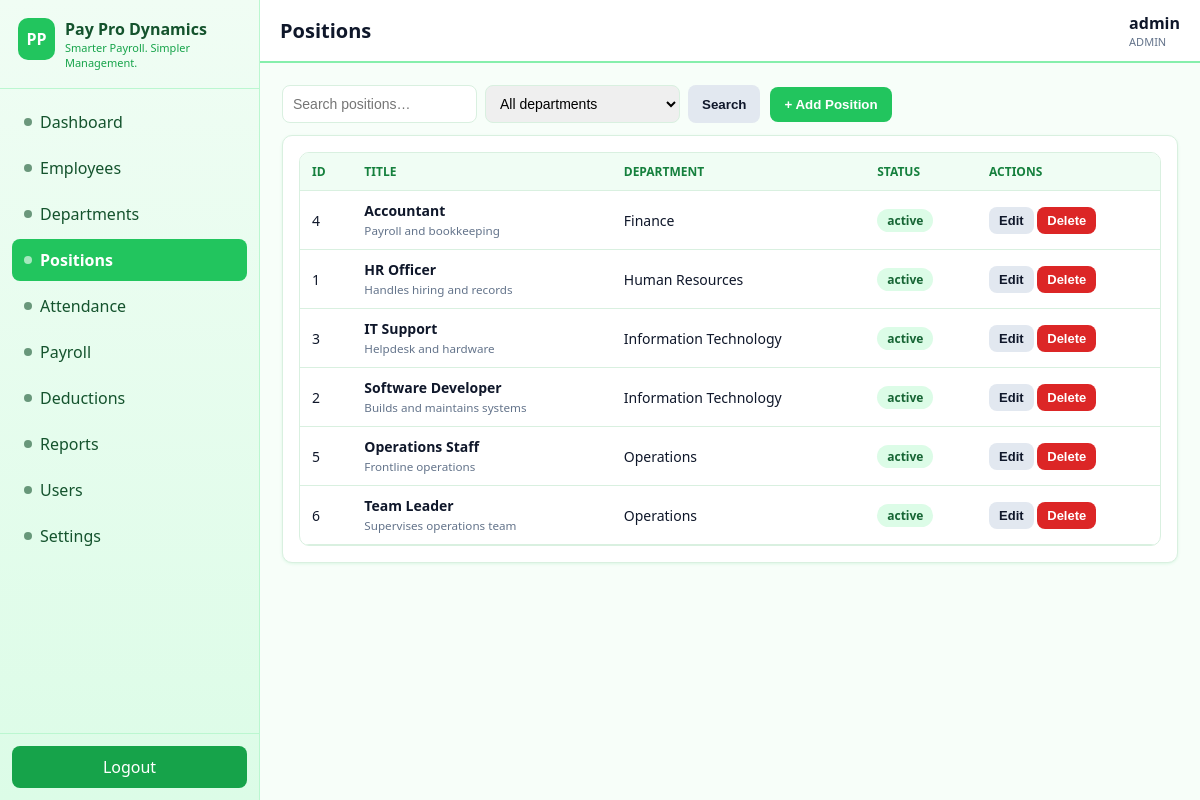
The page /positions/index.php (signed in) on the database its author committed.
### tables this page shows
CREATE TABLE positions (
  id INT AUTO_INCREMENT PRIMARY KEY,
  department_id INT NOT NULL,
  title VARCHAR(100) NOT NULL,
  description TEXT NULL,
  status ENUM('active','inactive') NOT NULL DEFAULT 'active',
  created_at TIMESTAMP DEFAULT CURRENT_TIMESTAMP,
  updated_at TIMESTAMP DEFAULT CURRENT_TIMESTAMP ON UPDATE CURRENT_TIMESTAMP,
  UNIQUE KEY uq_pos_dept_title (department_id, title),
  CONSTRAINT fk_pos_dept FOREIGN KEY (department_id)
    REFERENCES departments(id) ON UPDATE CASCADE ON DELETE RESTRICT
);

CREATE TABLE departments (
  id INT AUTO_INCREMENT PRIMARY KEY,
  name VARCHAR(100) NOT NULL UNIQUE,
  description TEXT NULL,
  status ENUM('active','inactive') NOT NULL DEFAULT 'active',
  created_at TIMESTAMP DEFAULT CURRENT_TIMESTAMP,
  updated_at TIMESTAMP DEFAULT CURRENT_TIMESTAMP ON UPDATE CURRENT_TIMESTAMP
);

### includes/functions.php (called while the page is built, shortened)
<?php
function e($str) { return htmlspecialchars((string)($str ?? ''), ENT_QUOTES, 'UTF-8'); }

### includes/auth.php (called while the page is built, shortened)
<?php
require_once __DIR__ . '/functions.php';
function is_admin()   { return ($_SESSION['role'] ?? '') === 'ADMIN'; }

### positions/index.php (the view, shortened to what this page needs)
<?php
require_once __DIR__ . '/../includes/auth.php';
$pdo = db();
$depts = $pdo->query("SELECT * FROM departments WHERE status='active' ORDER BY name")->fetchAll();
$fDept = (int)($_GET['dept'] ?? 0);
$q = trim($_GET['q'] ?? '');
$sql = "SELECT p.*, d.name dept FROM positions p JOIN departments d ON d.id=p.department_id";
$where = []; $params = [];
$sql .= " ORDER BY d.name, p.title";
$stmt = $pdo->prepare($sql); $stmt->execute($params);
$rows = $stmt->fetchAll();
require_once __DIR__ . '/../includes/header.php';
require_once __DIR__ . '/../includes/sidebar.php';
require_once __DIR__ . '/../includes/navbar.php';
?>
<div class="toolbar">
  <form method="get" style="display:flex;gap:8px">
    <input type="search" name="q" placeholder="Search positions…" value="<?= e($q) ?>">
    <select name="dept" onchange="this.form.submit()"><option value="0">All departments</option>
    <?php foreach ($depts as $d): ?><option value="<?= $d['id'] ?>" <?= $fDept==$d['id']?'selected':'' ?>><?= e($d['name']) ?></option><?php endforeach; ?></select>
    <button class="btn secondary" type="submit">Search</button>
  </form>
  <?php if (is_admin()): ?><button class="btn" onclick="posForm(0,'','','','active')">+ Add Position</button><?php endif; ?>
</div>
<div class="card"><div class="table-responsive"><table>
<tr><th>ID</th><th>Title</th><th>Department</th><th>Status</th><?php if(is_admin()): ?><th>Actions</th><?php endif; ?></tr>
<?php foreach ($rows as $r): ?><tr>
<td><?= $r['id'] ?></td><td><b><?= e($r['title']) ?></b><br><small style="color:#64748B"><?= e($r['description'] ?: '') ?></small></td>
<td><?= e($r['dept']) ?></td><td><span class="badge <?= $r['status']==='active'?'b-green':'b-grey' ?>"><?= e($r['status']) ?></span></td>
<?php if (is_admin()): ?><td>
<button class="btn small secondary" onclick="posForm(<?= $r['id'] ?>,<?= $r['department_id'] ?>,'<?= e(addslashes($r['title'])) ?>','<?= e(addslashes($r['description'] ?? '')) ?>','<?= $r['status'] ?>')">Edit</button>
<form method="post" style="display:inline" onsubmit="return confirmAction('Delete this position?')"><button class="btn small danger">Delete</button></form>
</td><?php endif; ?></tr><?php endforeach; ?></table></div></div>
<?php require_once __DIR__ . '/../includes/footer.php'; ?>

### assets/css/style.css (style rules this page uses)
:root { --primary:#22C55E; --secondary:#16A34A; --bg:#F7FEF9; --card:#FFFFFF; --text:#0F172A; --muted:#64748B; --success:#16A34A; --warning:#F59E0B; --danger:#DC2626; --border:#D9F0E0; --radius:10px; --shadow:0 1px 3px rgba(34,197,94,.12); }
* { box-sizing:border-box }
body { margin:0;font-family:Segoe UI,Arial,Helvetica,sans-serif;background:var(--bg);color:var(--text) }
.card { background:var(--card);border:1px solid var(--border);border-radius:var(--radius);box-shadow:var(--shadow);padding:16px }
.toolbar { display:flex;gap:10px;flex-wrap:wrap;margin-bottom:12px;align-items:center }
.toolbar input,.toolbar select { padding:9px 10px;border:1px solid var(--border);border-radius:8px }
.table-responsive { overflow:auto;background:var(--card);border:1px solid var(--border);border-radius:var(--radius) }
table { width:100%;border-collapse:collapse;min-width:760px }
th,td { padding:10px 12px;border-bottom:1px solid var(--border);text-align:left;font-size:14px }
th { background:#F0FDF4;font-size:12px;text-transform:uppercase;color:#15803D }
.btn { display:inline-block;border:0;border-radius:8px;padding:10px 14px;cursor:pointer;font-weight:600;background:var(--primary);color:#fff }
.btn.secondary { background:#E2E8F0;color:var(--text) }
.btn.danger { background:var(--danger) }
.btn.small { padding:6px 10px;font-size:13px }
.badge { display:inline-block;padding:3px 10px;border-radius:20px;font-size:12px;font-weight:700 }
.b-green { background:#DCFCE7;color:#166534 }
input,select,textarea { width:100%;padding:10px;border:1px solid var(--border);border-radius:8px;font-size:14px }

### rows shown on the page
positions: id "4", title "Accountant", description "Payroll and bookkeeping", department.name "Finance", status "active"
positions: id "1", title "HR Officer", description "Handles hiring and records", department.name "Human Resources", status "active"
positions: id "3", title "IT Support", description "Helpdesk and hardware", department.name "Information Technology", status "active"
positions: id "2", title "Software Developer", description "Builds and maintains systems", department.name "Information Technology", status "active"
positions: id "5", title "Operations Staff", description "Frontline operations", department.name "Operations", status "active"
positions: id "6", title "Team Leader", description "Supervises operations team", department.name "Operations", status "active"

### other values the page prints
$label "Dashboard"
$label "Employees"
$label "Departments"
$label "Positions"
$label "Attendance"
$label "Payroll"
$label "Deductions"
$label "Reports"
$label "Users"
$label "Settings"
$pageTitle "Positions"
$uname "admin"
$role "ADMIN"
